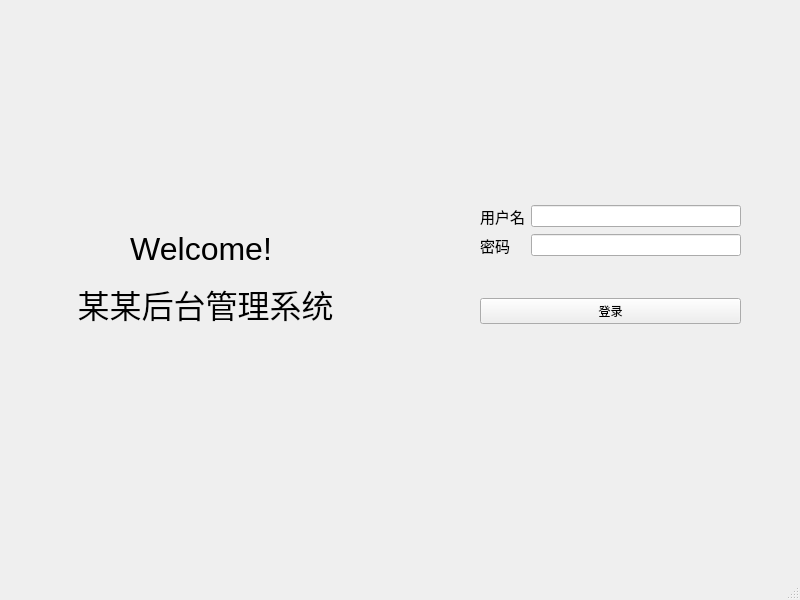
<?xml version="1.0" encoding="UTF-8"?>
<ui version="4.0">
 <class>Enter</class>
 <widget class="QMainWindow" name="Enter">
  <property name="geometry">
   <rect>
    <x>0</x>
    <y>0</y>
    <width>800</width>
    <height>600</height>
   </rect>
  </property>
  <property name="contextMenuPolicy">
   <enum>Qt::DefaultContextMenu</enum>
  </property>
  <property name="windowTitle">
   <string>MainWindow</string>
  </property>
  <widget class="QWidget" name="centralwidget">
   <widget class="QLabel" name="label">
    <property name="geometry">
     <rect>
      <x>0</x>
      <y>0</y>
      <width>411</width>
      <height>561</height>
     </rect>
    </property>
    <property name="styleSheet">
     <string notr="true">border-image: url(:/background/1);</string>
    </property>
    <property name="text">
     <string>&lt;html&gt;&lt;head/&gt;&lt;body&gt;&lt;p align=&quot;center&quot;&gt;&lt;span style=&quot; font-size:24pt;&quot;&gt;Welcome! &lt;/span&gt;&lt;/p&gt;&lt;p align=&quot;center&quot;&gt;&lt;span style=&quot; font-size:24pt;&quot;&gt;某某后台管理系统&lt;/span&gt;&lt;/p&gt;&lt;/body&gt;&lt;/html&gt;</string>
    </property>
   </widget>
   <widget class="QWidget" name="layoutWidget">
    <property name="geometry">
     <rect>
      <x>480</x>
      <y>170</y>
      <width>261</width>
      <height>191</height>
     </rect>
    </property>
    <layout class="QGridLayout" name="gridLayout_2">
     <item row="0" column="0">
      <layout class="QGridLayout" name="gridLayout">
       <item row="0" column="0">
        <widget class="QLabel" name="label_2">
         <property name="text">
          <string>&lt;html&gt;&lt;head/&gt;&lt;body&gt;&lt;p&gt;&lt;span style=&quot; font-size:11pt;&quot;&gt;用户名&lt;/span&gt;&lt;/p&gt;&lt;/body&gt;&lt;/html&gt;</string>
         </property>
        </widget>
       </item>
       <item row="0" column="1">
        <widget class="QLineEdit" name="user"/>
       </item>
       <item row="1" column="0">
        <widget class="QLabel" name="label_3">
         <property name="text">
          <string>&lt;html&gt;&lt;head/&gt;&lt;body&gt;&lt;p&gt;&lt;span style=&quot; font-size:11pt;&quot;&gt;密码&lt;/span&gt;&lt;/p&gt;&lt;/body&gt;&lt;/html&gt;</string>
         </property>
        </widget>
       </item>
       <item row="1" column="1">
        <widget class="QLineEdit" name="password"/>
       </item>
      </layout>
     </item>
     <item row="1" column="0">
      <widget class="QPushButton" name="LoginBn">
       <property name="text">
        <string>登录</string>
       </property>
      </widget>
     </item>
    </layout>
   </widget>
  </widget>
  <widget class="QMenuBar" name="menubar">
   <property name="geometry">
    <rect>
     <x>0</x>
     <y>0</y>
     <width>800</width>
     <height>23</height>
    </rect>
   </property>
  </widget>
  <widget class="QStatusBar" name="statusbar"/>
 </widget>
 <resources>
  <include location="picture.qrc"/>
 </resources>
 <connections/>
</ui>
